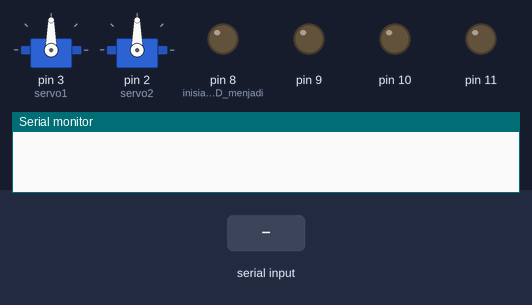
Simulated run of this sketch. Board: Arduino Uno, built with avr-gcc and run on an emulated ATmega328P. On the bench: 2 × servo, output pins drawn as LEDs (lit = HIGH), the last lines printed to the serial monitor. Inputs (shaded band) come from the test bench.

Above: at 1.2 s.
1.3 s: "0\n" received over Serial
At 3.5 s:
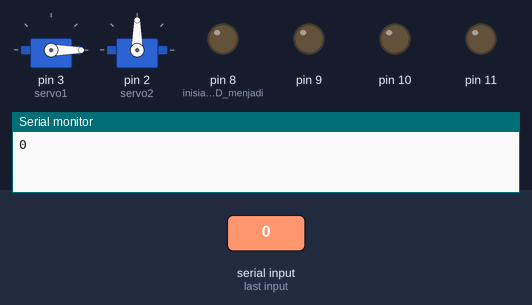
3.8 s: byte 49 ('1') received over Serial
At 5.6 s:
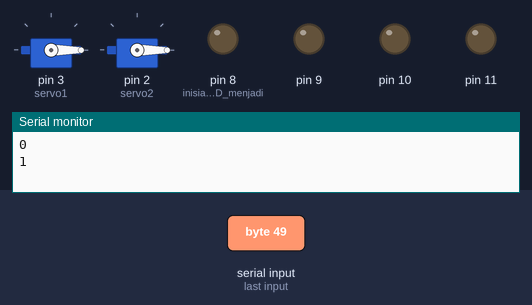
6.3 s: byte 48 ('0') received over Serial
At 6.7 s:
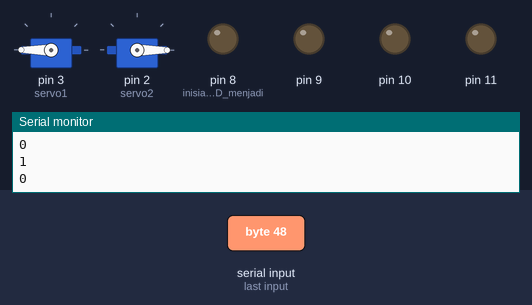
Timing chart, 0 to 9.3 s (numbered marks = the images above; inputs shaded):
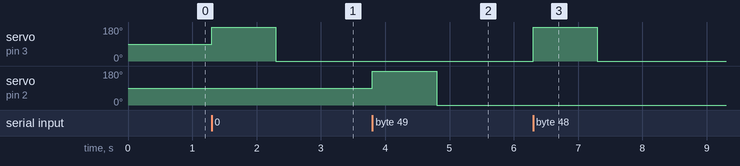

Measured:
- after the input at 1.3 s, servo on pin 3 (servo1): 90° → 180° at once, → 0° 1.0 s later
- after the input at 3.8 s, servo on pin 2 (servo2): 90° → 180° at once, → 0° 1.0 s later
- after the input at 6.3 s, servo on pin 3 (servo1): 0° → 180° at once, → 0° 1.0 s later

The sketch:

control_servo_bluetooth.ino
```cpp
//servo1 pin 3,servo2 pin 2
#include <SoftwareSerial.h>
#include <Servo.h>
SoftwareSerial module_bluetooth(0, 1);
Servo servo1;
Servo servo2;

char data = 0;
void setup()
{
  Serial.begin(9600);
  pinMode(8, OUTPUT);  //inisialisasi LED menjadi output
  pinMode(9, OUTPUT);
  pinMode(10, OUTPUT);
  pinMode(11, OUTPUT);
  servo1.attach(3);
  servo2.attach(2);


}
void loop()
{
  if(Serial.available() > 0)
  {
    data = Serial.read();Serial.print(data);    //Pembacaan dan ditampilkan data yang masuk
    Serial.print("\n");
    //Data yang masuk
    if(data == '0'){
    servo1.write(180);
    delay(1000);
    servo1.write(0);
    }
    else if(data == '1'){
    servo2.write(180);
    delay(1000);
    servo2.write(0);
    }


}}
```
